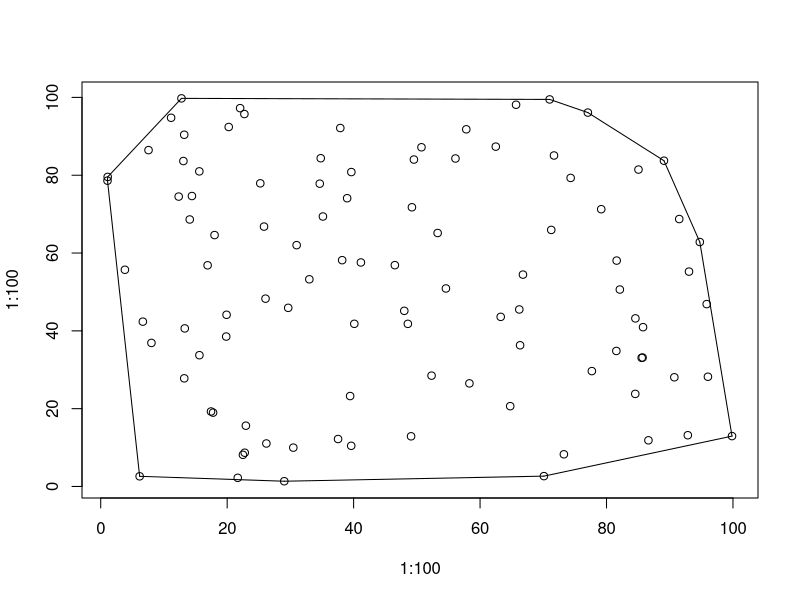

Here is the R script that generated this plot:
#! /usr/bin/env Rscript
png("convex.png", width=700, height=700)
plot(1:100.000, 1:100.000, type="n")

#points
points(13.208,90.404)
points(66.785,54.459)
points(46.524,56.883)
points(35.145,69.389)
points(22.778,8.680)
points(14.080,68.624)
points(18.005,64.618)
points(12.333,74.511)
points(13.211,27.796)
points(50.732,87.185)
points(26.068,48.275)
points(22.958,15.624)
points(52.328,28.490)
points(77.049,96.100)
points(81.556,34.835)
points(11.133,94.764)
points(25.239,77.918)
points(49.223,71.763)
points(34.800,84.367)
points(41.152,57.578)
points(93.047,55.232)
points(26.202,11.052)
points(19.850,38.535)
points(85.563,33.062)
points(66.331,36.295)
points(20.247,92.399)
points(84.570,43.204)
points(8.023,36.898)
points(71.695,85.072)
points(32.998,53.250)
points(19.906,44.130)
points(48.014,45.145)
points(22.048,97.237)
points(16.908,56.849)
points(81.604,58.060)
points(14.427,74.652)
points(13.292,40.629)
points(85.704,33.142)
points(79.164,71.267)
points(66.204,45.495)
points(7.562,86.451)
points(37.894,92.131)
points(29.655,45.916)
points(29.029,1.350)
points(30.988,62.027)
points(54.600,50.894)
points(6.157,2.614)
points(96.040,28.205)
points(99.851,12.948)
points(85.054,81.455)
points(71.008,99.481)
points(56.107,84.300)
points(40.110,41.811)
points(17.442,19.274)
points(13.078,83.646)
points(64.768,20.640)
points(70.097,2.662)
points(12.771,99.752)
points(48.578,41.800)
points(1.102,79.566)
points(3.827,55.701)
points(30.461,9.984)
points(58.315,26.501)
points(38.189,58.166)
points(39.449,23.243)
points(39.621,10.456)
points(22.724,95.728)
points(94.756,62.833)
points(37.540,12.199)
points(82.107,50.618)
points(95.845,46.875)
points(71.258,65.942)
points(49.537,84.029)
points(65.694,98.115)
points(25.829,66.795)
points(77.681,29.657)
points(22.496,8.142)
points(39.641,80.812)
points(34.643,77.830)
points(38.978,74.091)
points(1.073,78.599)
points(84.548,23.796)
points(74.327,79.304)
points(86.629,11.867)
points(91.503,68.736)
points(62.485,87.348)
points(15.611,33.743)
points(53.290,65.148)
points(17.772,18.983)
points(63.263,43.601)
points(85.778,40.944)
points(73.258,8.275)
points(49.087,12.898)
points(89.086,83.729)
points(90.728,28.064)
points(57.821,91.801)
points(6.663,42.369)
points(15.597,80.991)
points(21.673,2.226)
points(92.858,13.176)

# 11 line segments
segments(1.073,78.599,6.157,2.614)
segments(6.157,2.614,29.029,1.350)
segments(29.029,1.350,70.097,2.662)
segments(70.097,2.662,99.851,12.948)
segments(99.851,12.948,94.756,62.833)
segments(94.756,62.833,89.086,83.729)
segments(89.086,83.729,77.049,96.100)
segments(77.049,96.100,71.008,99.481)
segments(71.008,99.481,12.771,99.752)
segments(12.771,99.752,1.102,79.566)
segments(1.102,79.566,1.073,78.599)
dev.off()
